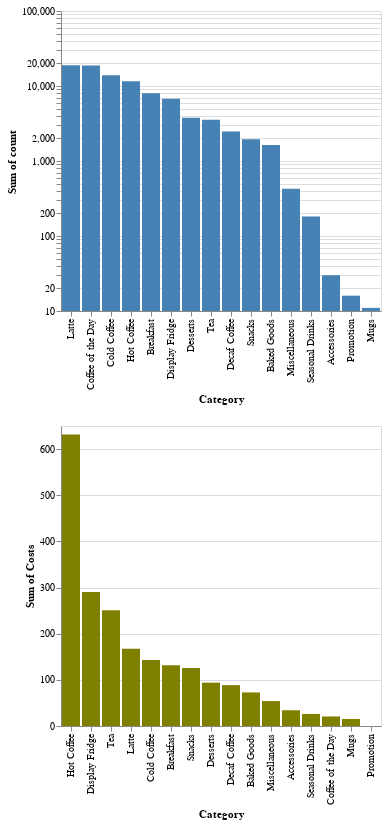

This figure's notebook cell:
### Markdown cell above
## 3. Cost & Revenue Analysis

Similar to analysis between Gross Sales and Number of Sales per Category, we will now analyze the Cost of items per Category compared to the number of items sold per Category. This will give us a better understanding of the value in revenue for each Category and aid us in our recommendation.

### Code cell
# Logarithmic Frequency Distribution of Categories AND Linear Frequency Distribution of Costs
sItems = df[['Category','Item','Costs']].value_counts().reset_index(name='count')
brush = alt.selection(type='interval', encodings=['x'])

logcount = alt.Chart(sItems).mark_bar().encode(
    x=alt.X('Category:N', sort = '-y'),
    y=alt.Y('sum(count)',scale=alt.Scale(type='log')),
    color=alt.condition(brush, alt.value('steelblue'),alt.value('lightgray'))
).add_selection(brush)


costs = alt.Chart(sItems).mark_bar().encode(
    x=alt.X('Category:N', sort = '-y'),
    y=alt.Y('sum(Costs):Q'),
    color=alt.condition(brush, alt.value('olive'),alt.value('lightgray'))
).add_selection(brush)

logcount & costs

### Figure 1 — Vega-Lite specification as saved in the notebook (floating-point values rounded to 4 significant figures; data arrays with more than 128 entries replaced by an {"elided": "..."} marker saying what was removed)
{"config": {"view": {"continuousWidth": 400, "continuousHeight": 300}}, "vconcat": [{"mark": "bar", "encoding": {"color": {"condition": {"value": "steelblue", "selection": "selector002"}, "value": "lightgray"}, "x": {"type": "nominal", "field": "Category", "sort": "-y"}, "y": {"type": "quantitative", "aggregate": "sum", "field": "count", "scale": {"type": "log"}}}, "selection": {"selector002": {"type": "interval", "encodings": ["x"]}}}, {"mark": "bar", "encoding": {"color": {"condition": {"value": "olive", "selection": "selector002"}, "value": "lightgray"}, "x": {"type": "nominal", "field": "Category", "sort": "-y"}, "y": {"type": "quantitative", "aggregate": "sum", "field": "Costs"}}, "selection": {"selector002": {"type": "interval", "encodings": ["x"]}}}], "data": {"name": "data-708ce504453cc82a15ee02a4e0ab74a3"}, "$schema": "https://vega.github.io/schema/vega-lite/v4.8.1.json", "datasets": {"data-708ce504453cc82a15ee02a4e0ab74a3": {"elided": "733 records"}}}
